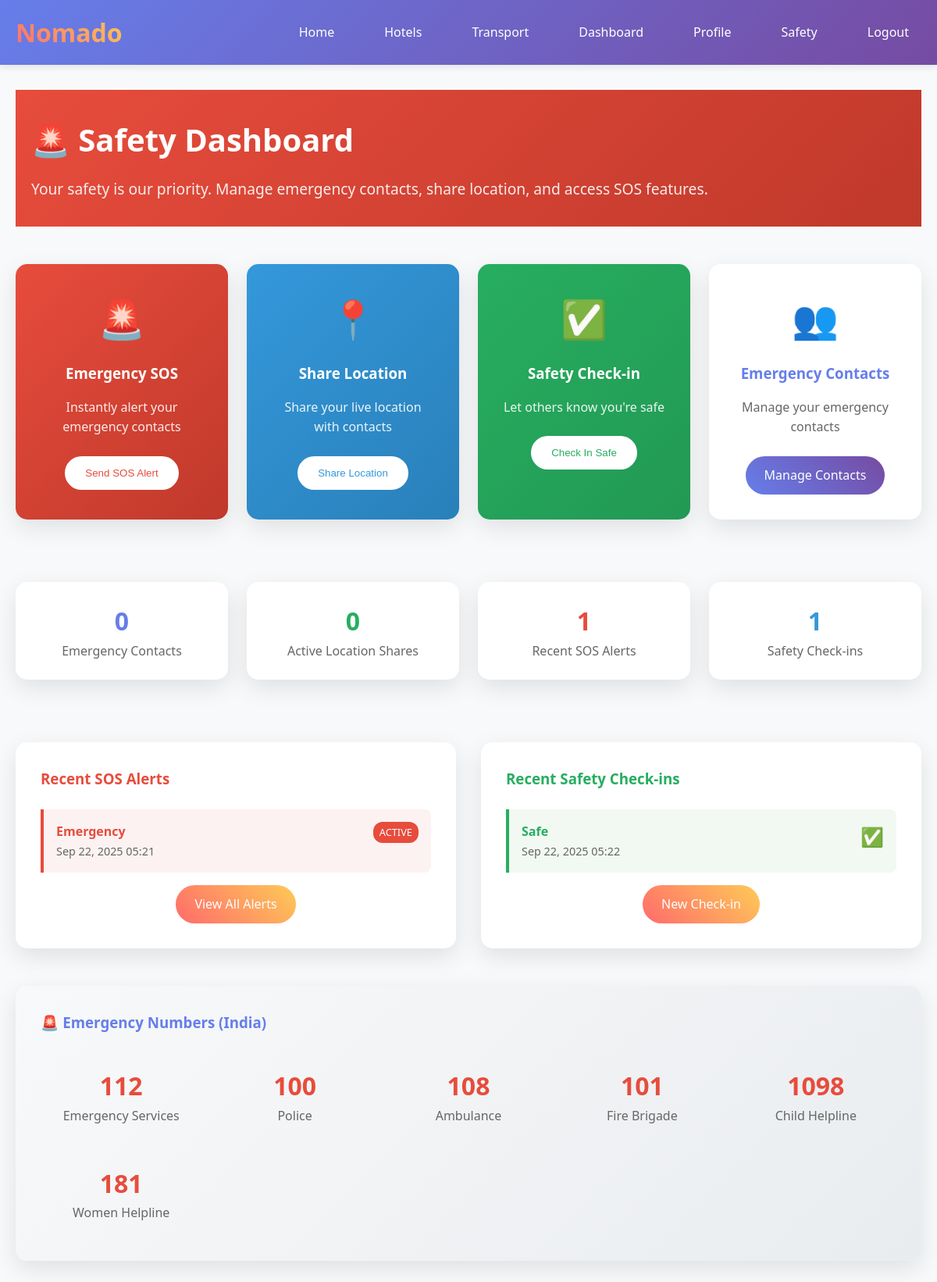
Page /safety/ (signed in) on the committed database.
### location_sos/models.py (models this page shows, shortened)
class SOSAlert(models.Model):
    ALERT_STATUS = [
        ('ACTIVE', 'Active'),
        ('ACKNOWLEDGED', 'Acknowledged'),
        ('RESOLVED', 'Resolved'),
        ('FALSE_ALARM', 'False Alarm'),
    ]
    ALERT_TYPE = [
        ('EMERGENCY', 'Emergency'),
        ('MEDICAL', 'Medical Emergency'),
        ('SECURITY', 'Security Threat'),
        ('ACCIDENT', 'Accident'),
        ('LOST', 'Lost/Stranded'),
        ('OTHER', 'Other'),
    ]
    user = models.ForeignKey(User, on_delete=models.CASCADE, related_name='sos_alerts')
    alert_id = models.UUIDField(default=uuid.uuid4, unique=True, editable=False)
    latitude = models.DecimalField(max_digits=10, decimal_places=7)
    longitude = models.DecimalField(max_digits=10, decimal_places=7)
    address = models.TextField(blank=True)
    alert_type = models.CharField(max_length=20, choices=ALERT_TYPE, default='EMERGENCY')
    message = models.TextField(blank=True)
    status = models.CharField(max_length=20, choices=ALERT_STATUS, default='ACTIVE')
    acknowledged_by = models.ForeignKey(User, on_delete=models.SET_NULL, null=True, blank=True, related_name='acknowledged_alerts')
    acknowledged_at = models.DateTimeField(null=True, blank=True)
    resolved_at = models.DateTimeField(null=True, blank=True)
    police_notified = models.BooleanField(default=False)
    medical_notified = models.BooleanField(default=False)
    contacts_notified = models.BooleanField(default=False)
    created_at = models.DateTimeField(auto_now_add=True)
    class Meta:
        ordering = ['-created_at']

class SafetyCheckIn(models.Model):
    CHECK_STATUS = [
        ('SAFE', 'Safe'),
        ('CONCERN', 'Concern'),
        ('EMERGENCY', 'Emergency'),
    ]
    user = models.ForeignKey(User, on_delete=models.CASCADE, related_name='safety_checkins')
    latitude = models.DecimalField(max_digits=10, decimal_places=7)
    longitude = models.DecimalField(max_digits=10, decimal_places=7)
    address = models.TextField(blank=True)
    status = models.CharField(max_length=20, choices=CHECK_STATUS, default='SAFE')
    message = models.TextField(blank=True)
    is_scheduled = models.BooleanField(default=False)
    next_checkin_due = models.DateTimeField(null=True, blank=True)
    created_at = models.DateTimeField(auto_now_add=True)
    class Meta:
        ordering = ['-created_at']

### location_sos/views.py (the view)
# urls.py: path('', views.location_dashboard_view, name='location_share'),
@login_required
def location_dashboard_view(request):
    recent_shares = LocationShare.objects.filter(user=request.user)[:5]
    recent_alerts = SOSAlert.objects.filter(user=request.user)[:5]
    recent_checkins = SafetyCheckIn.objects.filter(user=request.user)[:5]
    emergency_contacts = EmergencyContact.objects.filter(user=request.user, is_active=True)
    active_shares = LocationShare.objects.filter(
        user=request.user,
        status='ACTIVE',
        expires_at__gt=timezone.now()
    )
    context = {
        'emergency_contacts': emergency_contacts,
        'recent_shares': recent_shares,
        'recent_alerts': recent_alerts,
        'recent_checkins': recent_checkins,
        'active_shares': active_shares,
    }
    return render(request, 'location_sos/dashboard.html', context)

### templates/location_sos/dashboard.html (shortened to what this page needs)
{% extends 'base.html' %}
{% block content %}
<div style="background: linear-gradient(135deg, #e74c3c 0%, #c0392b 100%); color: white; padding: 2rem 0; margin-bottom: 2rem;">
    <div style="max-width: 1200px; margin: 0 auto; padding: 0 20px;">
        <h1 style="font-size: 2.5rem; margin-bottom: 1rem;">🚨 Safety Dashboard</h1>
        <p style="font-size: 1.2rem; opacity: 0.9;">Your safety is our priority. Manage emergency contacts, share location, and access SOS features.</p>
    </div>
</div>
<div style="display: grid; grid-template-columns: repeat(auto-fit, minmax(250px, 1fr)); gap: 1.5rem; margin-bottom: 3rem;">
    <div class="card" style="text-align: center; background: linear-gradient(135deg, #e74c3c 0%, #c0392b 100%); color: white;">
        <div style="font-size: 3rem; margin-bottom: 1rem;">🚨</div>
        <h3 style="margin-bottom: 1rem;">Emergency SOS</h3>
        <p style="margin-bottom: 1.5rem; opacity: 0.9;">Instantly alert your emergency contacts</p>
        <button onclick="triggerSOS()" class="btn" style="background: white; color: #e74c3c; border: 2px solid white;">
            Send SOS Alert
        </button>
    </div>
    <div class="card" style="text-align: center; background: linear-gradient(135deg, #3498db 0%, #2980b9 100%); color: white;">
        <div style="font-size: 3rem; margin-bottom: 1rem;">📍</div>
        <h3 style="margin-bottom: 1rem;">Share Location</h3>
        <p style="margin-bottom: 1.5rem; opacity: 0.9;">Share your live location with contacts</p>
        <button onclick="shareLocation()" class="btn" style="background: white; color: #3498db; border: 2px solid white;">
            Share Location
        </button>
    </div>
    <div class="card" style="text-align: center; background: linear-gradient(135deg, #27ae60 0%, #229954 100%); color: white;">
        <div style="font-size: 3rem; margin-bottom: 1rem;">✅</div>
        <h3 style="margin-bottom: 1rem;">Safety Check-in</h3>
        <p style="margin-bottom: 1.5rem; opacity: 0.9;">Let others know you're safe</p>
        <button onclick="safetyCheckin()" class="btn" style="background: white; color: #27ae60; border: 2px solid white;">
            Check In Safe
        </button>
    </div>
    <div class="card" style="text-align: center;">
        <div style="font-size: 3rem; margin-bottom: 1rem; color: #667eea;">👥</div>
        <h3 style="color: #667eea; margin-bottom: 1rem;">Emergency Contacts</h3>
        <p style="margin-bottom: 1.5rem; color: #666;">Manage your emergency contacts</p>
        <a href="{% url 'emergency_contacts' %}" class="btn">
            Manage Contacts
        </a>
    </div>
</div>
<div style="display: grid; grid-template-columns: repeat(auto-fit, minmax(200px, 1fr)); gap: 1.5rem; margin-bottom: 3rem;">
    <div class="card" style="text-align: center; padding: 1.5rem;">
        <div style="font-size: 2rem; font-weight: bold; color: #667eea;">{{ emergency_contacts.count }}</div>
        <div style="color: #666;">Emergency Contacts</div>
    </div>
    <div class="card" style="text-align: center; padding: 1.5rem;">
        <div style="font-size: 2rem; font-weight: bold; color: #27ae60;">{{ active_shares.count }}</div>
        <div style="color: #666;">Active Location Shares</div>
    </div>
    <div class="card" style="text-align: center; padding: 1.5rem;">
        <div style="font-size: 2rem; font-weight: bold; color: #e74c3c;">{{ recent_alerts.count }}</div>
        <div style="color: #666;">Recent SOS Alerts</div>
    </div>
    <div class="card" style="text-align: center; padding: 1.5rem;">
        <div style="font-size: 2rem; font-weight: bold; color: #3498db;">{{ recent_checkins.count }}</div>
        <div style="color: #666;">Safety Check-ins</div>
    </div>
</div>
<div style="display: grid; grid-template-columns: 1fr 1fr; gap: 2rem;">
    <div class="card">
        <h3 style="color: #e74c3c; margin-bottom: 1.5rem;">Recent SOS Alerts</h3>
        {% if recent_alerts %}
            {% for alert in recent_alerts %}
            <div style="padding: 1rem; border-left: 4px solid #e74c3c; background: #fdf2f2; margin-bottom: 1rem; border-radius: 0 8px 8px 0;">
                <div style="display: flex; justify-content: space-between; align-items: start;">
                    <div>
                        <strong style="color: #e74c3c;">{{ alert.get_alert_type_display }}</strong>
                        <div style="color: #666; font-size: 0.9rem;">{{ alert.created_at|date:"M d, Y H:i" }}</div>
                    </div>
                    <span class="status-badge status-{{ alert.status|lower }}">
                        {{ alert.get_status_display }}
                    </span>
                </div>
            </div>
            {% endfor %}
        {% else %}
            <p style="color: #666; text-align: center; padding: 2rem;">No SOS alerts sent</p>
        {% endif %}
        <div style="text-align: center; margin-top: 1rem;">
            <a href="{% url 'sos_alerts' %}" class="btn btn-secondary">View All Alerts</a>
        </div>
    </div>
    <div class="card">
        <h3 style="color: #27ae60; margin-bottom: 1.5rem;">Recent Safety Check-ins</h3>
        {% if recent_checkins %}
            {% for checkin in recent_checkins %}
            <div style="padding: 1rem; border-left: 4px solid #27ae60; background: #f2f8f2; margin-bottom: 1rem; border-radius: 0 8px 8px 0;">
                <div style="display: flex; justify-content: space-between; align-items: start;">
                    <div>
                        <strong style="color: #27ae60;">{{ checkin.get_status_display }}</strong>
                        <div style="color: #666; font-size: 0.9rem;">{{ checkin.created_at|date:"M d, Y H:i" }}</div>
                    </div>
                    <span style="font-size: 1.5rem;">
                        {% if checkin.status == 'SAFE' %}✅
                        {% elif checkin.status == 'CONCERN' %}⚠️
                        {% else %}🚨{% endif %}
                    </span>
                </div>
            </div>
            {% endfor %}
        {% else %}
            <p style="color: #666; text-align: center; padding: 2rem;">No check-ins recorded</p>
        {% endif %}
        <div style="text-align: center; margin-top: 1rem;">
            <a href="{% url 'safety_checkin' %}" class="btn btn-secondary">New Check-in</a>
        </div>
    </div>
</div>
<div class="card" style="margin-top: 2rem; background: linear-gradient(135deg, #f8f9fa 0%, #e9ecef 100%);">
    <h3 style="color: #667eea; margin-bottom: 1.5rem;">🚨 Emergency Numbers (India)</h3>
    <div style="display: grid; grid-template-columns: repeat(auto-fit, minmax(200px, 1fr)); gap: 1rem;">
        <div style="text-align: center; padding: 1rem;">
            <div style="font-size: 2rem; font-weight: bold; color: #e74c3c;">112</div>
            <div style="color: #666;">Emergency Services</div>
        </div>
        <div style="text-align: center; padding: 1rem;">
            <div style="font-size: 2rem; font-weight: bold; color: #e74c3c;">100</div>
            <div style="color: #666;">Police</div>
        </div>
        <div style="text-align: center; padding: 1rem;">
            <div style="font-size: 2rem; font-weight: bold; color: #e74c3c;">108</div>
            <div style="color: #666;">Ambulance</div>
        </div>
        <div style="text-align: center; padding: 1rem;">
            <div style="font-size: 2rem; font-weight: bold; color: #e74c3c;">101</div>
            <div style="color: #666;">Fire Brigade</div>
        </div>
        <div style="text-align: center; padding: 1rem;">
            <div style="font-size: 2rem; font-weight: bold; color: #e74c3c;">1098</div>
            <div style="color: #666;">Child Helpline</div>
        </div>
        <div style="text-align: center; padding: 1rem;">
            <div style="font-size: 2rem; font-weight: bold; color: #e74c3c;">181</div>
            <div style="color: #666;">Women Helpline</div>
        </div>
    </div>
</div>
{% endblock %}

### templates/base.html (style rules this page uses)
* { margin: 0; padding: 0; box-sizing: border-box; }
body { font-family: 'Segoe UI', Tahoma, Geneva, Verdana, sans-serif; line-height: 1.6; background-color: #f8f9fa; color: #333; }
.btn { padding: 12px 24px; background: linear-gradient(45deg, #667eea, #764ba2); color: white; border: none; border-radius: 25px; cursor: pointer; text-decoration: none; display: inline-block; transition: all 0.3s ease; font-weight: 500; }
.btn-secondary { background: linear-gradient(45deg, #ff6b6b, #feca57); }
.card { background: white; border-radius: 15px; padding: 2rem; margin: 1rem 0; box-shadow: 0 10px 30px rgba(0,0,0,0.1); transition: transform 0.3s ease; }

### templates/location_sos/dashboard.html (style rules this page uses)
.status-badge { color: white; padding: 3px 8px; border-radius: 12px; font-size: 0.8rem; font-weight: 500; text-transform: uppercase; }
.status-active { background-color: #e74c3c; }

### rows in the picture
SOSAlert: alert_type "Emergency", created_at "Sep 22, 2025 05:21", status "ACTIVE"
SafetyCheckIn: status "Safe", created_at "Sep 22, 2025 05:22"

### other values in the picture
{{ emergency_contacts.count }} "0"
{{ active_shares.count }} "0"
{{ recent_alerts.count }} "1"
{{ recent_checkins.count }} "1"
